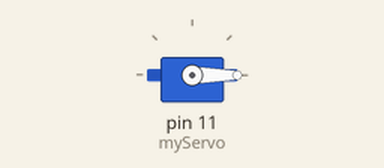
This sketch was run on a simulated Arduino Uno, built with avr-gcc and run on an emulated ATmega328P. Shown: servo.

Above: at 0.05 s.
At 0.15 s:
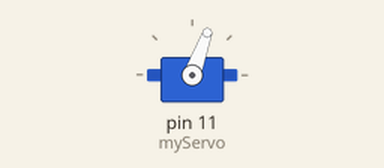
At 0.3 s:
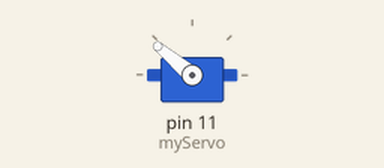
At 0.6 s:
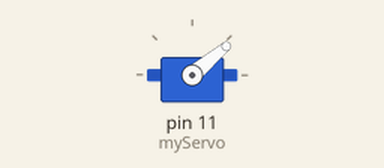
Timing chart, 0 to 3.0 s (numbered marks = the images above):
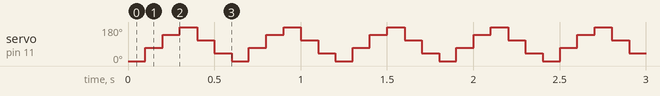

Measured:
- by itself, servo on pin 11 (myServo): repeats every 0.60 s: 140° 0.10 s, 180° 0.10 s, 110° 0.10 s, 40° 0.10 s, 0° 0.10 s, 70° 0.10 s

The sketch:

servo.ino
```cpp
# include<Servo.h>
int pos;
Servo myServo;


void setup() {
  // put your setup code here, to run once:
 myServo.attach(11);

}

void loop() {
  // put your main code here, to run repeatedly:
  for (pos = 0; pos<=180; pos+=70){
      myServo.write(pos);
      delay(100);
    }
    for(pos = 180; pos>=0; pos-=70){
      myServo.write(pos);
      delay(100);
      }
}
```
